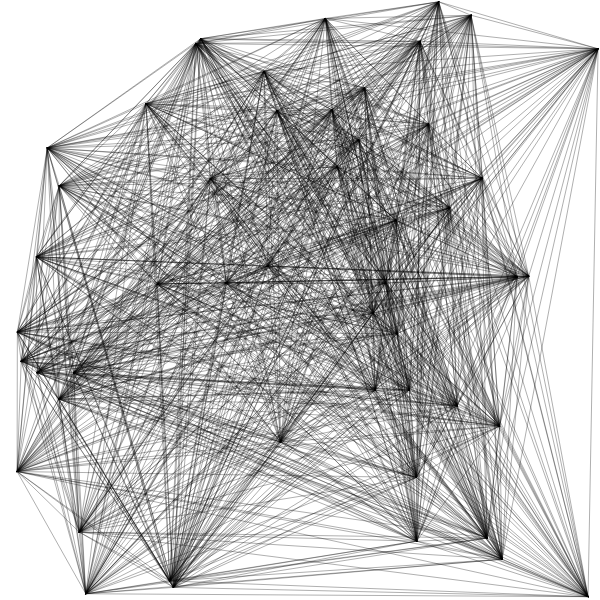
Frame 1 (no input)
Frame 2 (the mouse pressed at the canvas centre, redrawn once): identical to frame 1, image omitted

The p5.js sketch that drew this single still picture (run headless with seeded random() and noise() and a simulated clock; the mouse was pressed at the canvas centre and the sketch redrawn once):

// p5.js sketch
// ── sketch.js
let points = [];

function setup() {
  createCanvas(600, 600);
  // 50 adet rastgele nokta oluştur ve listeye ekle
  for (let i = 0; i < 50; i++) {
    points.push(createVector(random(width), random(height)));
  }
  noLoop();
}

function draw() {
  background(255);
  stroke(0, 80); // Çizgileri biraz şeffaf yaparsan o "web" görüntüsü daha iyi çıkar

  // Her noktayı, listedeki diğer TÜM noktalarla birleştir (İç içe döngü)
  for (let i = 0; i < points.length; i++) {
    for (let j = i + 1; j < points.length; j++) {
      line(points[i].x, points[i].y, points[j].x, points[j].y);
    }
  }
}
